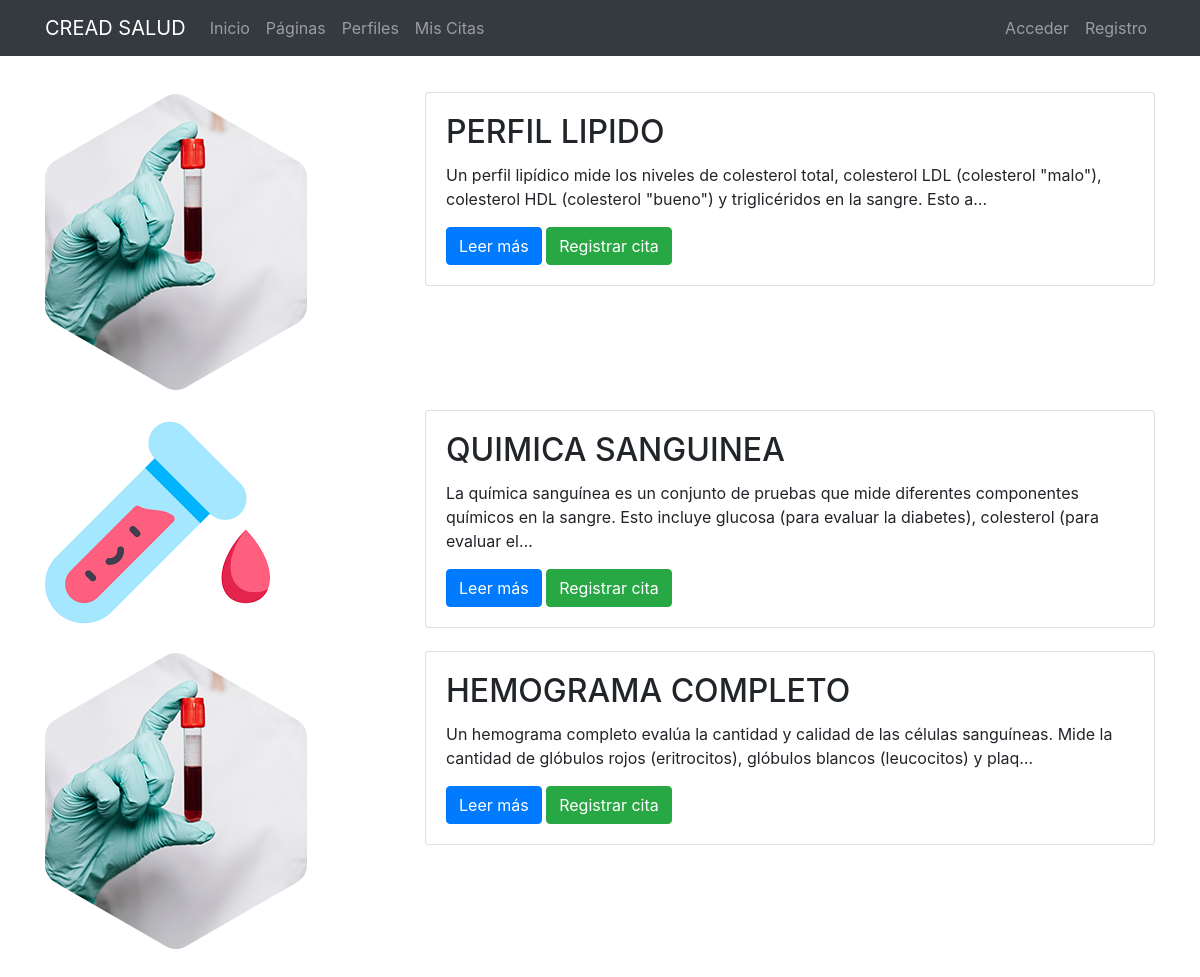
The page /pages/ on the database its author committed.
### pages/models.py (models this page shows, shortened)
class Page(models.Model):
    title = models.CharField(verbose_name="Título", max_length=200)
    content = RichTextField(verbose_name="Contenido")
    order = models.SmallIntegerField(verbose_name="Orden", default=0)
    image = models.ImageField(verbose_name="Imagen" , upload_to=custom_upload_to)
    created = models.DateTimeField(auto_now_add=True, verbose_name="Fecha de creación")
    updated = models.DateTimeField(auto_now=True, verbose_name="Fecha de edición")
    class Meta:
        verbose_name = "página"
        verbose_name_plural = "páginas"
        ordering = ['order', 'title','image']

### pages/views.py (the view)
# urls.py: path('', PagesListView.as_view(), name='pages'),
class PagesListView(ListView):
    model = Page

### pages/templates/pages/page_list.html (shortened to what this page needs)
{% extends 'core/base.html' %}
{% load static %}
{% block content %}
<link href="{% static 'pages/css/custom_ckeditor.css' %}" rel="stylesheet">
{% include 'pages/includes/pages_menu.html' %}
<main role="main" class="container mb-4">
  {% for page in page_list|dictsort:"id" reversed %}
  <div class="row mt-3">
    {% if page.image %}
      <div class="col-md-4">
        <img class="img-fluid" src="{{ page.image.url }}" alt="{{ page.title }}">
      </div>
    {% endif %}
    <div class="col-md-8">
      <div class="card">
        <div class="card-body">
          <h2 class="card-title">{{ page.title }}</h2>
          <p class="card-text">{{ page.content|striptags|safe|truncatechars:"200" }}</p>
          <a href="{% url 'pages:page' page.id page.title|slugify %}" class="btn btn-primary">Leer más</a>
          <a href="{% url 'agendar_cita' %}" class="btn btn-success">Registrar cita</a>
        </div>
      </div>
    </div>
  </div>
  {% endfor %}
</main>
{% endblock %}

### core/static/core/css/main.css (style rules this page uses)
main { padding-top: 20px; }
:root { --jumbotron-padding-y: 3rem; }

### rows shown on the page
Page: image (picture), title "PERFIL LIPIDO", content "Un perfil lipídico mide los niveles de colesterol total, colesterol LDL (colesterol \"malo\"), colesterol HDL (colesterol \"bueno\") y triglicéridos en la sangre. Esto a…"
Page: image (picture), title "QUIMICA SANGUINEA", content "La química sanguínea es un conjunto de pruebas que mide diferentes componentes químicos en la sangre. Esto incluye glucosa (para evaluar la diabetes), colesterol (para evaluar el…"
Page: image (picture), title "HEMOGRAMA COMPLETO", content "Un hemograma completo evalúa la cantidad y calidad de las células sanguíneas. Mide la cantidad de glóbulos rojos (eritrocitos), glóbulos blancos (leucocitos) y plaq…"
